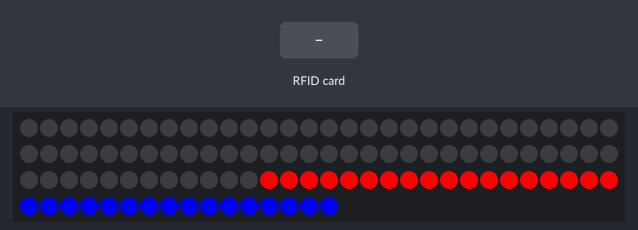
The sketch below on a simulated Arduino Uno, built with avr-gcc and run on an emulated ATmega328P. Shown: 106 RGB LEDs in strip order, left to right, continuing on the next row. The inputs (shaded band) are chosen by the test bench. Colours are those a GRB WS2812 strip shows for the declared byte order.

Above: at 1.9 s.
2.0 s: RFID card CD D5 EB 73 held to the reader
At 2.6 s:
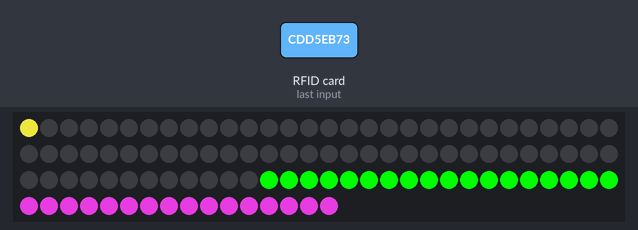
At 38.8 s:
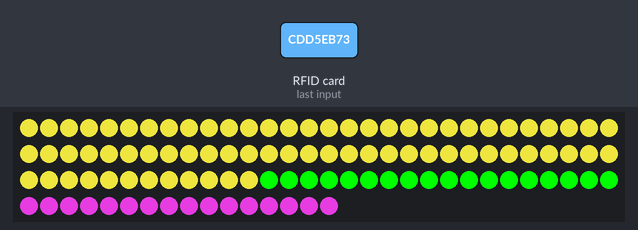

Measured:
- after the input at 2.0 s, the LEDs: change after 0.20 s (image 1)

The sketch:

escape_magic_map.ino
```cpp
//
// Author: Milos Nikic
// Date: 14.4.2020.
// Project: Escape Room Magic Map
//
//
// Schematic:
//            Arduino and MFRC522
//          SDA   -->   Digital 10
//          SCK   -->   Digital 13
//          MOSI  -->   Digital 11
//          MISO  -->   Digital 12
//          IRQ   -->   UNCONNECTED
//          GND   -->   GND
//          RST   -->   Digital 9
//          3.3V  -->   3.3V
//
//            Arduino and WS2812B
//          5v    -->   External Power supply
//          DIn   -->   Digital 7
//          GND   -->   External Power supply (GND) & Arduino GND
//

#include <FastLED.h>
#include <SPI.h>
#include <MFRC522.h>

// Pins for RFID to work
#define SS_PIN 10
#define RST_PIN 9

MFRC522 mfrc522(SS_PIN, RST_PIN);   // Create MFRC522 instance.

// How many leds in your strip?
#define NUM_LEDS 106

// Total number of LEDs is 106
// First 73 are used to represent way
// Next 18 is used for fist (true) bottle
// And last 16 are used for second (false) bottle

#define DATA_PIN 7

// Define the array of leds
CRGB leds[NUM_LEDS];

// C O L O R S
// Green = 255, 0, 0
int green[3] = {255, 0, 0};
// Red = 0, 255, 0
int red[3] = {0, 255, 0};
// Blue = 0, 0, 255
int blue [3]= {0, 0, 255};
// BrightBlue = 46, 176, 172
int brightBlue [3] = {46, 176, 172};
// Yellow = 194, 201, 52
int yellow [3] = {194, 201, 52};


int wayStart = 0;
int wayEnd = 72;
int trueBottleStart = 72;
int trueBottleEnd = 90;
int falseBottleStart = 90;
int falseBottleEnd = 106;
//Delay time in miliseconds
int delayTime = 500;
int noDelay = 0;
int slightDelay = 200;
// Signal to show map
int signalToProceed = 0;

// RFID INFORMATION
// CARD UID = CD D5 EB 73


void setup() {
     SPI.begin();      // Initiate  SPI bus
     mfrc522.PCD_Init();   // Initiate MFRC522

     FastLED.addLeds<WS2812, DATA_PIN, RGB>(leds, NUM_LEDS);  // GRB ordering is typical

     //Turning all LEDs off
     // Starting from 0, ending at 80, r = 0, g = 0, b = 0, without delay;
     turnOn(wayStart,NUM_LEDS,0,0,0,noDelay);

     // FIRST BOTTLE THAT IS T R U E BOTTLE
     // ---------------------------------
     // From 60 to 70 leds should be RED and on signal to change color to purple
     turnOn(trueBottleStart,trueBottleEnd,red[0],red[1],red[2],noDelay);

     // SECOND BOTTLE THAT IS F A L S E BOTTLE
     // ---------------------------------
     // From 70 to 80 leds should be BLUE and on signal to change color to bright blue
     turnOn(falseBottleStart, falseBottleEnd, blue[0],blue[1],blue[2],noDelay);
  }

void loop() {
  // So on proper signal, first (true) bottle leds should be turned into purple color
  // and false bottle leds should be turned into bright blue color
  // and after that way should appear;
  // Look for new cards
  if ( ! mfrc522.PICC_IsNewCardPresent())
  {
    return;
  }
  // Select one of the cards
  if ( ! mfrc522.PICC_ReadCardSerial())
  {
    return;
  }
  // Read UID
  String content= "";
  byte letter;
  for (byte i = 0; i < mfrc522.uid.size; i++)
  {
     content.concat(String(mfrc522.uid.uidByte[i] < 0x10 ? " 0" : " "));
     content.concat(String(mfrc522.uid.uidByte[i], HEX));
  }
  content.toUpperCase();

  // This part is executed when card is approximated to RFID and we get access
  if (content.substring(1) == "CD D5 EB 73") {
    // changeColor First Bottle
    turnOn(trueBottleStart,trueBottleEnd, green[0],green[1],green[2],noDelay);
    // changeColor Second Bottle
    turnOn(falseBottleStart,falseBottleEnd, brightBlue[0],brightBlue[1],brightBlue[2],noDelay);
    // Turn map LEDs on
    turnOn(wayStart,wayEnd, yellow[0],yellow[1],yellow[2],delayTime);
  }
}

void turnOn(int start, int end, int r, int g, int b,int delayTime){
  for(int i = start; i < end; i++){
    leds[i] = CRGB(r,g,b);
    FastLED.show();
    delay(delayTime);
  }
}
```
